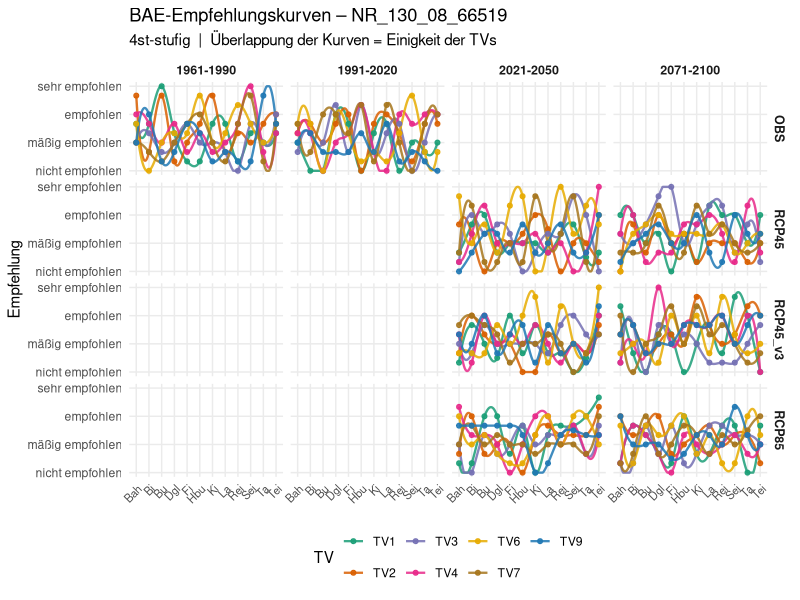
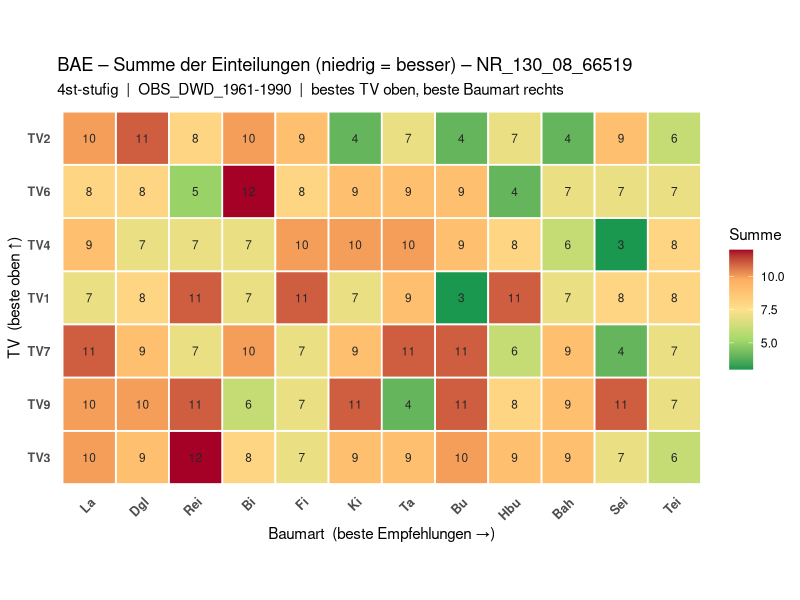
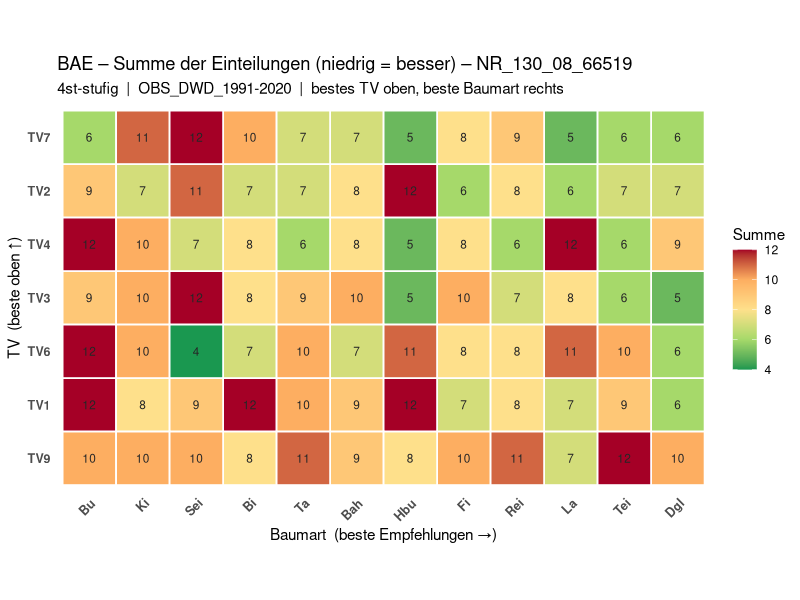
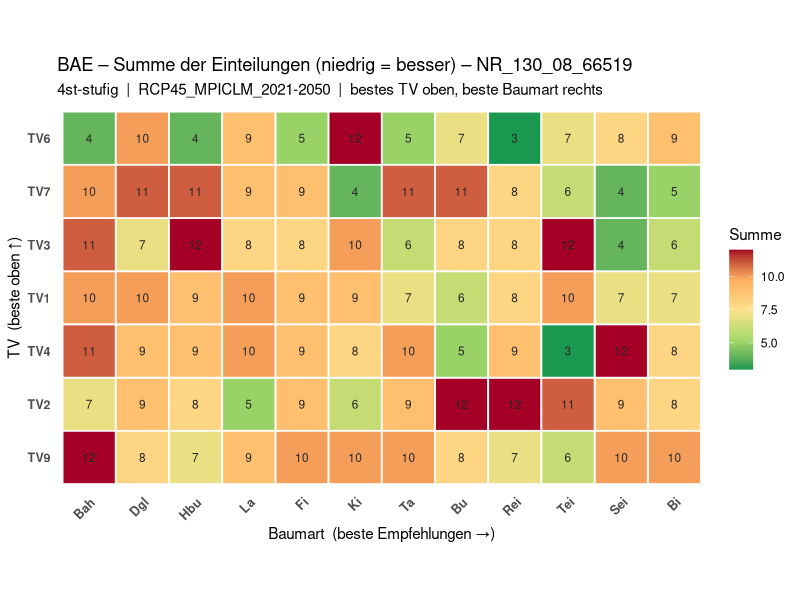
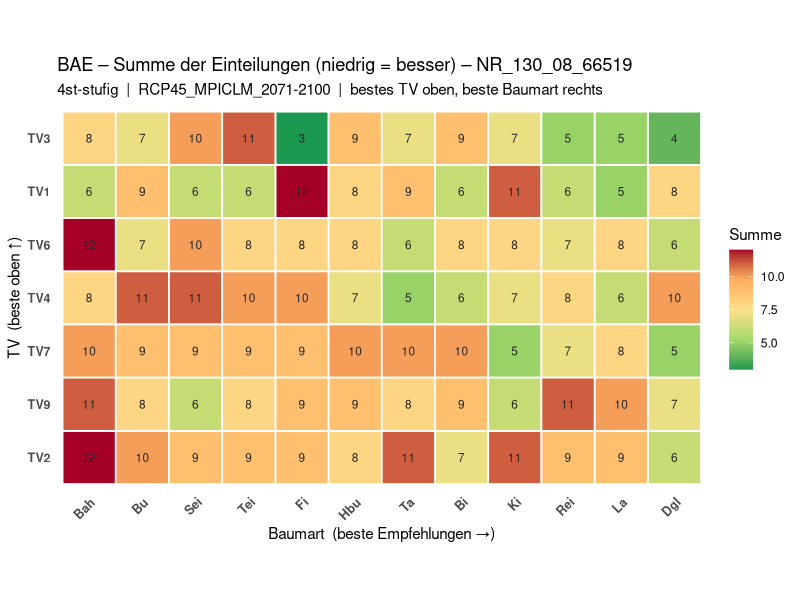
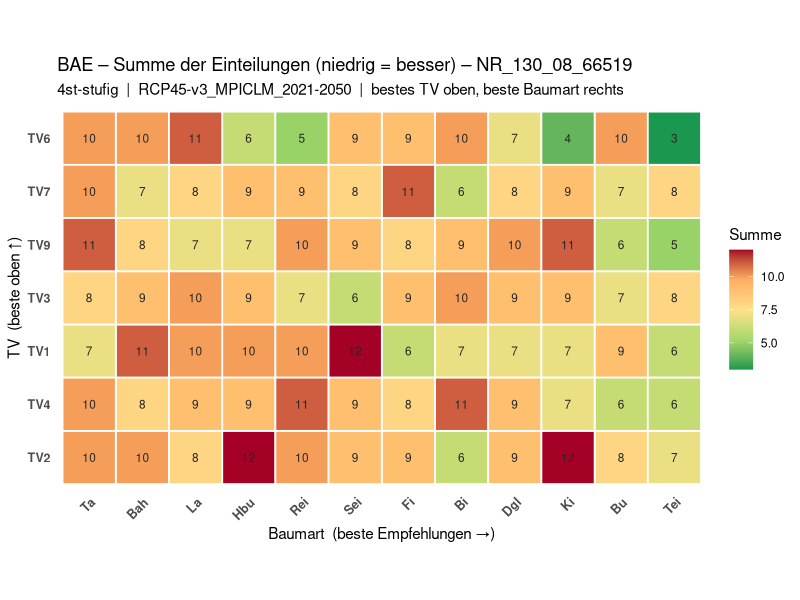
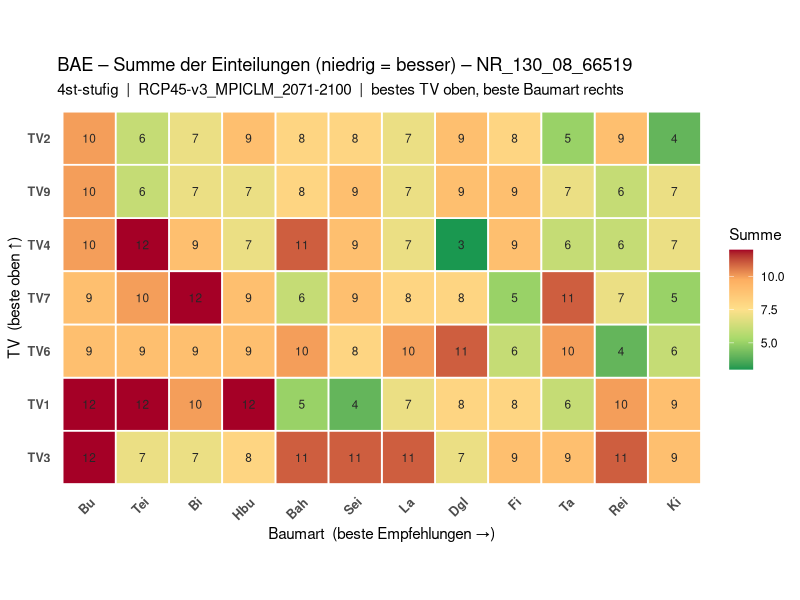
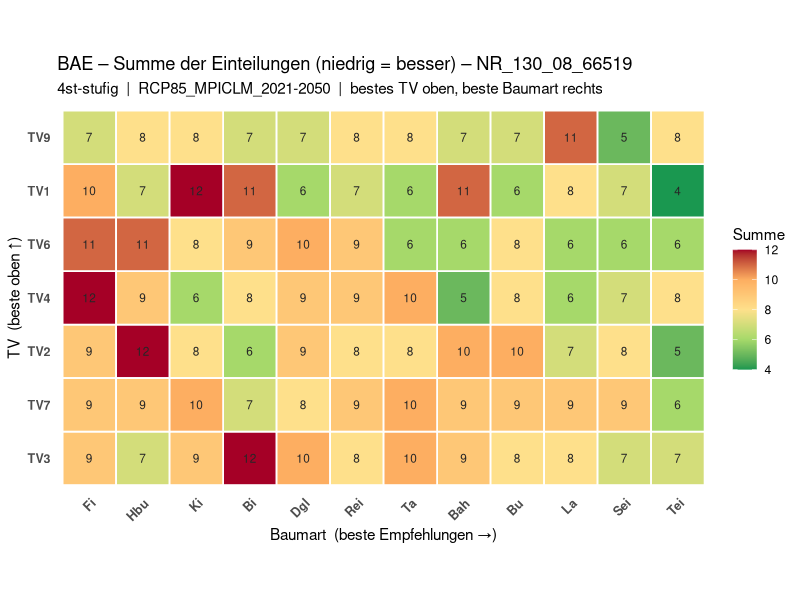

R code for these plots, in order:
# ============================================================================
# bae_auswertung_grafiken_beispiel.R
# ----------------------------------------------------------------------------
# FLACHER SCHRITT-FÜR-SCHRITT-DURCHLAUF für EINE Beispiel-Datei / MASTER_ID.
#
# Kein Funktions-Wrapper: jeden Block der Reihe nach markieren und ausführen,
# dann das Zwischenergebnis ansehen (z. B. head(d), View(d), table(...)).
# Dieses Skript zeigt GENAU dasselbe, was die Funktionen in
# bae_auswertung_grafiken_standalone.R intern tun – nur offen hingeschrieben.
#
# Erzeugt:
#   Skizze 1  – Empfehlungs-Kurven je TV (pro Szenario × Zeitraum)
#   Skizze 2  – Score-Matrix, unaggregiert je Klimalauf (sortiert + gewichtet)
# ============================================================================

library(dplyr)
library(tidyr)
library(ggplot2)
library(stringr)


# ============================================================================
# 0.  PARAMETER  – hier anpassen
# ============================================================================
datei          <- "meine_bae_daten.csv"   # <- deine CSV-Datei
master_id      <- "NR_130_08_66519"        # <- ein Beispiel-Standort
stufe          <- "4st"                    # "3st" | "4st" | "5st"
rcp_zukunft_ab <- 2021                     # RCP: nur Zeiträume ab diesem Jahr


# ============================================================================
# 1.  DATEN LADEN
# ============================================================================
# --- Variante A: echte Datei -----------------------------------------------
# data <- data.table::fread(datei)

# --- Variante B: Demo-Daten zum Ausprobieren (löschen, sobald echte Datei da)
set.seed(1)
data <- expand.grid(
  Baumart   = c("Bah","Bi","Bu","Dgl","Fi","Hbu","Ki","La","Rei","Sei","Ta","Tei"),
  TV        = 1:9,
  # mehrere Einträge je Zelle wie in echt: verschiedene Hinweis-Varianten
  Hinweis   = c("KM","KHoriginal","KHformfitting"),
  Klimalauf = c("OBS_DWD_1961-1990","OBS_DWD_1991-2020",
                "RCP45_MPICLM_2021-2050","RCP45_MPICLM_2071-2100",
                "RCP45-v3_MPICLM_2021-2050","RCP45-v3_MPICLM_2071-2100",
                "RCP85_MPICLM_2021-2050","RCP85_MPICLM_2071-2100"),
  stringsAsFactors = FALSE
)
data$MASTER_ID <- master_id
data$BAE_5ST <- as.character(sample(1:5, nrow(data), replace = TRUE))
data$BAE_5ST[data$TV %in% c(5, 8)] <- "Keine Datengrundlage"   # wie im Bild
data$BAE_5ST[sample(nrow(data), 20)] <- "pBv"
.num <- suppressWarnings(as.integer(data$BAE_5ST))
data$BAE_4ST <- ifelse(is.na(.num), data$BAE_5ST, as.character(pmin(.num, 4)))
data$BAE_3ST <- ifelse(is.na(.num), data$BAE_5ST, as.character(pmin(ceiling(.num/2), 3)))

# ansehen:
#   head(data)
#   str(data)
#   table(data$Klimalauf)
#   table(data$BAE_4ST)
#   # mehrere Zeilen je Zelle (wie in echt durch Hinweis-Varianten):
#   data %>% filter(Baumart=="Bah", TV==6, Klimalauf=="OBS_DWD_1961-1990")


# ============================================================================
# 2.  FARBEN + STUFEN-MAPPINGS  (identisch zur Heatmap)
# ============================================================================
# Kachelfarben der Empfehlungs-Kategorien
custom_palette <- c(
  "sehr empfohlen"        = "#1A9850",
  "empfohlen"             = "#A6D96A",
  "mäßig empfohlen"       = "#FEE08B",
  "wenig empfohlen"       = "#FDAE61",
  "nicht empfohlen"       = "#A50026",
  "pBv"                   = "#404040",
  "Keine Datengrundlage"  = "#B0B0B0"
)

# Code (in BAE_xST) -> Kategorie. Achtung: Code 1 = BESTE Bewertung.
maps <- list(
  "3st" = c("1" = "sehr empfohlen", "2" = "mäßig empfohlen", "3" = "nicht empfohlen"),
  "4st" = c("1" = "sehr empfohlen", "2" = "empfohlen", "3" = "mäßig empfohlen",
            "4" = "nicht empfohlen"),
  "5st" = c("1" = "sehr empfohlen", "2" = "empfohlen", "3" = "mäßig empfohlen",
            "4" = "wenig empfohlen", "5" = "nicht empfohlen")
)

# Kategorien von SCHLECHT (unten/1) nach GUT (oben/n). Position = Zahlenwert
# der Empfehlungsstufe UND Gewicht für den Score.
kat_order <- list(
  "3st" = c("nicht empfohlen", "mäßig empfohlen", "sehr empfohlen"),
  "4st" = c("nicht empfohlen", "mäßig empfohlen", "empfohlen", "sehr empfohlen"),
  "5st" = c("nicht empfohlen", "wenig empfohlen", "mäßig empfohlen",
            "empfohlen", "sehr empfohlen")
)

# welche Spalte gehört zur gewählten Stufe?
bae_col <- c("3st" = "BAE_3ST", "4st" = "BAE_4ST", "5st" = "BAE_5ST")[[stufe]]

mapping <- maps[[stufe]]        # Code -> Kategorie für die gewählte Stufe
ordn    <- kat_order[[stufe]]   # Kategorie-Reihenfolge für die gewählte Stufe

# ansehen:
#   bae_col ; mapping ; ordn


# ============================================================================
# 3.  AUF MASTER_ID FILTERN
# ============================================================================
d <- data %>% filter(as.character(MASTER_ID) == master_id)

# ansehen:  nrow(d) ; head(d)


# ============================================================================
# 4.  KLIMALAUF ZERLEGEN  (Szenario / Modell / Zeitraum / Variante)
# ============================================================================
# Beispiel "RCP45-v3_MPICLM_2021-2050":
#   Zeitraum = "2021-2050", Variante = "v3", Szenario = "RCP45",
#   Modell = "MPICLM", Szen_label = "RCP45_v3"
d <- d %>%
  mutate(
    Klimalauf  = as.character(Klimalauf),
    Zeitraum   = str_extract(Klimalauf, "\\d{4}-\\d{4}"),
    Variante   = tolower(str_extract(Klimalauf, "[vV][0-9]+")),
    Szenario   = str_remove(str_extract(Klimalauf, "^[^_]+"), "[-_]?[vV][0-9]+$"),
    Modell     = str_remove(str_remove(Klimalauf, "^[^_]+_"), "_?\\d{4}-\\d{4}.*$"),
    Szen_label = ifelse(is.na(Variante), Szenario, paste0(Szenario, "_", Variante)),
    Startjahr  = suppressWarnings(as.integer(str_sub(Zeitraum, 1, 4)))
  )

# ansehen:
#   d %>% distinct(Klimalauf, Szenario, Modell, Zeitraum, Variante, Szen_label)


# ============================================================================
# 5.  RCP NUR ZUKUNFT (OBS bleibt komplett)
# ============================================================================
d <- d %>%
  filter(!grepl("^RCP", Szenario, ignore.case = TRUE) | Startjahr >= rcp_zukunft_ab)

# ansehen:  table(d$Szen_label, d$Zeitraum)


# ============================================================================
# 6.  FAKTOREN ORDNEN  (feste Reihenfolge der Achsen)
# ============================================================================
d <- d %>%
  mutate(
    Szen_label = factor(Szen_label, levels = sort(unique(Szen_label))),
    Zeitraum   = factor(Zeitraum,   levels = sort(unique(Zeitraum))),
    TV         = factor(paste0("TV", TV), levels = sort(unique(paste0("TV", TV)))),
    Baumart    = factor(Baumart,    levels = sort(unique(as.character(Baumart)))),
    ist_rcp    = grepl("^RCP", Szenario, ignore.case = TRUE)
  )


# ============================================================================
# 7.  WERT (Einteilung als Skala) + KATEGORIE/STUFE FÜR DIE GEWÄHLTE STUFIGKEIT
# ============================================================================
# Wert       = die Einteilung DIREKT wie in BAE_xST: 1 = beste Empfehlung …
#              n = schlechteste. pBv / leer -> NA.  -> für Skizze 2 (Summe)
# code       -> Kategorie (Text)                    -> nur für die Kurven-Farben
# Kategorie  -> Stufe (Zahl, INVERTIERT): match() gibt Position in `ordn`,
#              nicht empfohlen = 1 … sehr empfohlen = n. Das ist NUR für die
#              Kurven (Skizze 1), damit "sehr empfohlen" oben liegt.
d <- d %>%
  mutate(
    code      = as.character(.data[[bae_col]]),
    Wert      = suppressWarnings(as.integer(code)),   # 1 = best … n = schlecht
    Kategorie = case_when(
      code %in% names(mapping) ~ unname(mapping[code]),
      code == "pBv"            ~ "pBv",
      TRUE                     ~ "Keine Datengrundlage"),
    Stufe     = match(Kategorie, ordn)
  )

# ansehen:
#   d %>% count(code, Wert, Kategorie, Stufe)   # Code -> Wert/Text/Stufe
#   table(d$Kategorie, useNA = "ifany")


# ============================================================================
# 8.  SKIZZE 1  – EMPFEHLUNGS-KURVEN je TV (glatt)
# ============================================================================
# Idee: pro Panel (Szenario × Zeitraum) für jede TV eine glatte Kurve über die
# Baumarten. y = Stufe (unten "nicht empfohlen", oben "sehr empfohlen").
# Wo sich die Kurven decken, sind sich die TVs einig.
# WICHTIG: Da es je (TV, Baumart) mehrere Hinweis-Zeilen gibt, erst EINEN Wert
# je Zelle bilden (Mittel), sonst zappeln die Linien senkrecht.

# Farben für die TV-Linien
ba_levels <- levels(droplevels(d$Baumart))
tv_levels <- levels(droplevels(d$TV))
tv_farben <- setNames(
  c("#1B9E77","#D95F02","#7570B3","#E7298A","#66A61E","#E6AB02",
    "#A6761D","#666666","#1F78B4","#B2182B","#33A02C","#6A3D9A")[seq_along(tv_levels)],
  tv_levels)

# 8a. ein Wert je (Panel, TV, Baumart): Mittel der Stufe über Hinweis-Varianten
kurv <- d %>%
  group_by(Szen_label, Zeitraum, TV, Baumart) %>%
  summarise(y = mean(Stufe, na.rm = TRUE), .groups = "drop") %>%
  filter(!is.nan(y)) %>%
  mutate(x = as.integer(factor(Baumart, levels = ba_levels)))
# ansehen:  kurv

# 8b. glatte Spline-Kurve je (Panel, TV) durch diese Punkte (auf [1,n] geklammert)
kurv_smooth <- kurv %>%
  group_by(Szen_label, Zeitraum, TV) %>%
  filter(n() >= 2) %>%
  group_modify(~ {
    s <- stats::spline(.x$x, .x$y, n = 200)           # glatte Interpolation
    data.frame(x = s$x, y = pmin(pmax(s$y, 1), length(ordn)))
  }) %>%
  ungroup()
# ansehen:  kurv_smooth

# 8c. EIN durchgehender ggplot-Aufruf – Linie (glatt) + Punkte (echte Werte):
p_kurven <-
  ggplot() +
  geom_line(data = kurv_smooth, aes(x = x, y = y, colour = TV, group = TV),
            linewidth = 0.8, alpha = 0.85) +
  geom_point(data = kurv, aes(x = x, y = y, colour = TV), size = 1.4, alpha = 0.9) +
  facet_grid(Szen_label ~ Zeitraum) +
  scale_x_continuous(breaks = seq_along(ba_levels), labels = ba_levels) +
  scale_y_continuous(breaks = seq_along(ordn), labels = ordn, limits = c(1, length(ordn))) +
  scale_colour_manual(values = tv_farben) +
  labs(title = paste0("BAE-Empfehlungskurven – ", master_id),
       subtitle = paste0(stufe, "-stufig  |  Überlappung der Kurven = Einigkeit der TVs"),
       x = NULL, y = "Empfehlung", colour = "TV") +
  theme_minimal(base_size = 11) +
  theme(axis.text.x = element_text(angle = 45, hjust = 1, size = 8),
        strip.text  = element_text(face = "bold", size = 9),
        panel.grid.minor = element_blank(),
        legend.position = "bottom",
        plot.background = element_rect(fill = "white", color = NA))

p_kurven                                   # im Plot-Fenster ansehen
# ggsave("Kurven_beispiel.png", p_kurven, width = 34, height = 22, units = "cm", dpi = 150)


# ============================================================================
# 9.  SKIZZE 2  – SUMME DER EINTEILUNGEN, UNAGGREGIERT JE KLIMALAUF
# ============================================================================
# Genau wie die Heatmap: NICHT über Klimaläufe aggregieren, sondern je Klimalauf
# eine eigene Matrix. Die Einteilung (Wert, wie in BAE_xST: 1 = beste … n =
# schlechteste) wird je Zelle (TV × Baumart) über ALLE Einträge aufsummiert –
# inkl. der mehreren Hinweis-Varianten (KM, KHoriginal, …). pBv/leer (Wert = NA)
# zählen nicht mit.  ==>  NIEDRIGE Summe = besser.
# Sortierung je Klimalauf: kleinste Zeilensumme (bestes TV) oben, kleinste
# Spaltensumme (beste Baumart) rechts. Farbe: grün (niedrig) -> rot (hoch).

summe_gradient <- c("#1A9850", "#A6D96A", "#FEE08B", "#FDAE61", "#A50026")

# ansehen: welche Klimaläufe gibt es?  ->  sort(unique(as.character(d$Klimalauf)))
# Zum Durchklicken EINEN Klimalauf setzen und die Zeilen im Rumpf einzeln laufen
# lassen, z. B.:  kl <- "RCP85_MPICLM_2071-2100"
for (kl in sort(unique(as.character(d$Klimalauf)))) {

  # 9a. nur dieser Klimalauf; Summe der Einteilungen je Zelle (mehrere Einträge!)
  agg <- d %>%
    filter(Klimalauf == kl, !is.na(Wert)) %>%
    group_by(TV, Baumart) %>%
    summarise(Summe = sum(Wert), N = n(), .groups = "drop") %>%
    droplevels()
  # ansehen:  agg   (Summe der Einteilungen je TV × Baumart; N = Anzahl Einträge)

  # 9b. Sortier-Reihenfolge: ABSTEIGEND -> kleinste (beste) Summe als letzter
  #     Faktor-Level, damit bei y = oben und bei x = rechts.
  tv_rang <- agg %>% group_by(TV)      %>% summarise(s = sum(Summe)) %>% arrange(desc(s))
  ba_rang <- agg %>% group_by(Baumart) %>% summarise(s = sum(Summe)) %>% arrange(desc(s))
  # ansehen:  tv_rang ; ba_rang    (unten = größte/schlechteste Summe)

  # 9c. Faktoren in dieser Reihenfolge setzen
  agg <- agg %>%
    mutate(TV      = factor(as.character(TV),      levels = as.character(tv_rang$TV)),
           Baumart = factor(as.character(Baumart), levels = as.character(ba_rang$Baumart)))

  # 9d. EIN durchgehender ggplot-Aufruf
  p_matrix <-
    ggplot(agg, aes(x = Baumart, y = TV, fill = Summe)) +
    geom_tile(color = "white", linewidth = 0.6) +
    geom_text(aes(label = Summe), size = 3, colour = "grey15") +
    scale_fill_gradientn(colours = summe_gradient) +
    coord_equal() +
    labs(title = paste0("BAE – Summe der Einteilungen (niedrig = besser) – ", master_id),
         subtitle = paste0(stufe, "-stufig  |  ", kl,
                           "  |  bestes TV oben, beste Baumart rechts"),
         x = "Baumart  (beste Empfehlungen →)",
         y = "TV  (beste oben ↑)", fill = "Summe") +
    theme_minimal(base_size = 11) +
    theme(axis.text.x = element_text(angle = 45, hjust = 1, face = "bold", size = 9),
          axis.text.y = element_text(face = "bold", size = 9),
          panel.grid  = element_blank(),
          plot.background = element_rect(fill = "white", color = NA))

  print(p_matrix)                          # im Plot-Fenster ansehen
  # ggsave(paste0("SummenMatrix_", gsub("[^A-Za-z0-9]+","-",kl), "_beispiel.png"),
  #        p_matrix, width = 22, height = 16, units = "cm", dpi = 150)
}
